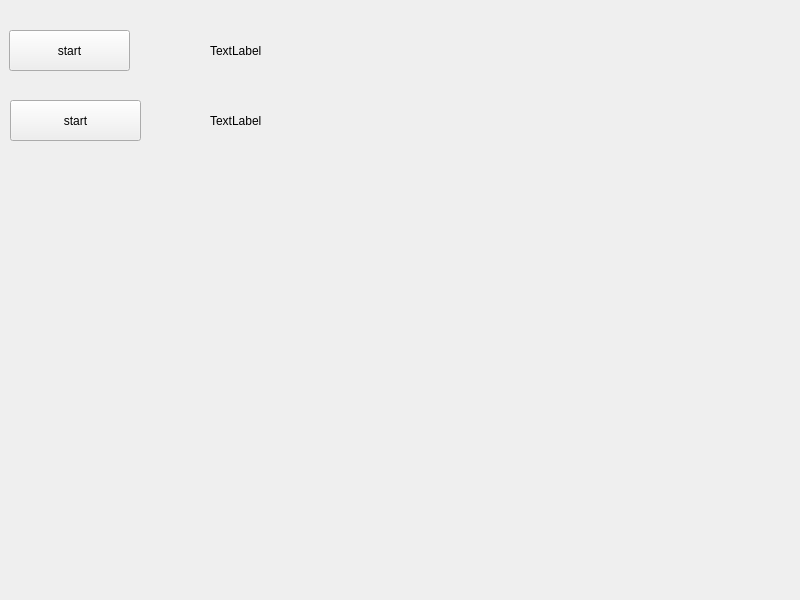
<?xml version="1.0" encoding="UTF-8"?>
<ui version="4.0">
 <class>Widget</class>
 <widget class="QWidget" name="Widget">
  <property name="geometry">
   <rect>
    <x>0</x>
    <y>0</y>
    <width>800</width>
    <height>600</height>
   </rect>
  </property>
  <property name="windowTitle">
   <string>Widget</string>
  </property>
  <widget class="QPushButton" name="start_timer">
   <property name="geometry">
    <rect>
     <x>9</x>
     <y>30</y>
     <width>121</width>
     <height>41</height>
    </rect>
   </property>
   <property name="text">
    <string>start</string>
   </property>
  </widget>
  <widget class="QLabel" name="label1">
   <property name="geometry">
    <rect>
     <x>210</x>
     <y>30</y>
     <width>181</width>
     <height>41</height>
    </rect>
   </property>
   <property name="text">
    <string>TextLabel</string>
   </property>
  </widget>
  <widget class="QPushButton" name="start_timer2">
   <property name="geometry">
    <rect>
     <x>10</x>
     <y>100</y>
     <width>131</width>
     <height>41</height>
    </rect>
   </property>
   <property name="text">
    <string>start</string>
   </property>
  </widget>
  <widget class="QLabel" name="label2">
   <property name="geometry">
    <rect>
     <x>210</x>
     <y>100</y>
     <width>171</width>
     <height>41</height>
    </rect>
   </property>
   <property name="text">
    <string>TextLabel</string>
   </property>
  </widget>
 </widget>
 <resources/>
 <connections/>
</ui>
